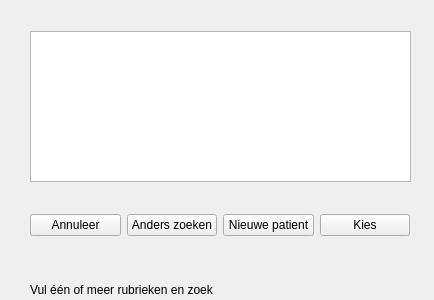
<?xml version="1.0" encoding="UTF-8"?>
<ui version="4.0">
 <class>PatientSearchDialog</class>
 <widget class="QDialog" name="PatientSearchDialog">
  <property name="geometry">
   <rect>
    <x>0</x>
    <y>0</y>
    <width>434</width>
    <height>300</height>
   </rect>
  </property>
  <property name="windowTitle">
   <string>Zoek en selecteer patient</string>
  </property>
  <property name="windowIcon">
   <iconset>
    <normaloff>patienticon.svg</normaloff>patienticon.svg</iconset>
  </property>
  <property name="modal">
   <bool>true</bool>
  </property>
  <widget class="QStackedWidget" name="stackedWidget">
   <property name="geometry">
    <rect>
     <x>20</x>
     <y>10</y>
     <width>401</width>
     <height>251</height>
    </rect>
   </property>
   <property name="currentIndex">
    <number>1</number>
   </property>
   <widget class="QWidget" name="searchFor">
    <widget class="QFrame" name="searchCriteriaFrame">
     <property name="geometry">
      <rect>
       <x>10</x>
       <y>20</y>
       <width>381</width>
       <height>221</height>
      </rect>
     </property>
     <property name="frameShape">
      <enum>QFrame::StyledPanel</enum>
     </property>
     <property name="frameShadow">
      <enum>QFrame::Raised</enum>
     </property>
     <widget class="QWidget" name="formLayoutWidget">
      <property name="geometry">
       <rect>
        <x>10</x>
        <y>10</y>
        <width>311</width>
        <height>101</height>
       </rect>
      </property>
      <layout class="QFormLayout" name="formLayout">
       <item row="0" column="1">
        <widget class="QLineEdit" name="birthdateEdit">
         <property name="inputMask">
          <string>09-09-9999</string>
         </property>
         <property name="placeholderText">
          <string/>
         </property>
        </widget>
       </item>
       <item row="0" column="0">
        <widget class="QLabel" name="label">
         <property name="text">
          <string>Geboortedatum</string>
         </property>
        </widget>
       </item>
       <item row="1" column="1">
        <widget class="QLineEdit" name="SearchNameEdit"/>
       </item>
       <item row="1" column="0">
        <widget class="QLabel" name="label_2">
         <property name="text">
          <string>Naam patiënt</string>
         </property>
        </widget>
       </item>
       <item row="2" column="1">
        <widget class="QLineEdit" name="searchInitialsEdit"/>
       </item>
       <item row="2" column="0">
        <widget class="QLabel" name="label_3">
         <property name="text">
          <string>Initialen</string>
         </property>
        </widget>
       </item>
      </layout>
     </widget>
     <widget class="QWidget" name="horizontalLayoutWidget_2">
      <property name="geometry">
       <rect>
        <x>10</x>
        <y>160</y>
        <width>311</width>
        <height>41</height>
       </rect>
      </property>
      <layout class="QHBoxLayout" name="criterionPageButtonsLayout">
       <item>
        <widget class="QPushButton" name="cancelSearchButton">
         <property name="text">
          <string>Annuleer</string>
         </property>
         <property name="shortcut">
          <string>Esc</string>
         </property>
        </widget>
       </item>
       <item>
        <widget class="QPushButton" name="startSearchButton">
         <property name="text">
          <string>Zoek</string>
         </property>
         <property name="shortcut">
          <string>Ctrl+F</string>
         </property>
         <property name="autoDefault">
          <bool>false</bool>
         </property>
        </widget>
       </item>
      </layout>
     </widget>
    </widget>
   </widget>
   <widget class="QWidget" name="patientResultPage">
    <widget class="QWidget" name="horizontalLayoutWidget">
     <property name="geometry">
      <rect>
       <x>10</x>
       <y>190</y>
       <width>380</width>
       <height>51</height>
      </rect>
     </property>
     <layout class="QHBoxLayout" name="selectPageButtonsLayout">
      <item>
       <widget class="QPushButton" name="CancelButton">
        <property name="text">
         <string>Annuleer</string>
        </property>
        <property name="shortcut">
         <string>Return</string>
        </property>
       </widget>
      </item>
      <item>
       <widget class="QPushButton" name="changeSearchButton">
        <property name="text">
         <string>Anders zoeken</string>
        </property>
       </widget>
      </item>
      <item>
       <widget class="QPushButton" name="newPatientButton">
        <property name="text">
         <string>Nieuwe patient</string>
        </property>
        <property name="shortcut">
         <string>Ctrl+N</string>
        </property>
       </widget>
      </item>
      <item>
       <widget class="QPushButton" name="patientSelectButton">
        <property name="text">
         <string>Kies</string>
        </property>
        <property name="autoDefault">
         <bool>false</bool>
        </property>
        <property name="default">
         <bool>true</bool>
        </property>
       </widget>
      </item>
     </layout>
    </widget>
    <widget class="QTableWidget" name="patientTable">
     <property name="geometry">
      <rect>
       <x>10</x>
       <y>21</y>
       <width>381</width>
       <height>151</height>
      </rect>
     </property>
     <property name="editTriggers">
      <set>QAbstractItemView::NoEditTriggers</set>
     </property>
    </widget>
   </widget>
   <widget class="QWidget" name="page_2"/>
  </widget>
  <widget class="QLabel" name="statusLabel">
   <property name="geometry">
    <rect>
     <x>30</x>
     <y>280</y>
     <width>351</width>
     <height>20</height>
    </rect>
   </property>
   <property name="sizePolicy">
    <sizepolicy hsizetype="Expanding" vsizetype="Preferred">
     <horstretch>0</horstretch>
     <verstretch>0</verstretch>
    </sizepolicy>
   </property>
   <property name="text">
    <string>Vul één of meer rubrieken en zoek</string>
   </property>
  </widget>
 </widget>
 <resources/>
 <connections/>
</ui>
